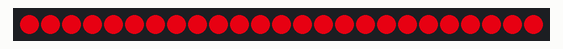
This program was run on a simulated Raspberry Pi Pico running CircuitPython. On the bench: 25 RGB LEDs in strip order, left to right. Dim RGB values are drawn brighter than linear.

Above: at 0.1 s.
At 0.5 s:
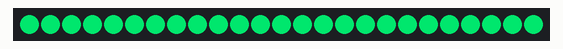

The program:

04_neopixel_colorcycle.py
```python
## ---  NEOPIXEL COLORCYLCE  ---- ##
#   tested with tinkertanks moon   #

import board, time, neopixel
import adafruit_led_animation as ani

from adafruit_led_animation.animation.colorcycle import ColorCycle
from adafruit_led_animation.color import MAGENTA, ORANGE, TEAL, RED

pixels = neopixel.NeoPixel(board.GP0, 25, brightness=0.7, auto_write=False)

colorcycle = ColorCycle(pixels, 0.2, colors=[MAGENTA, ORANGE, TEAL])

while True:
    colorcycle.animate()
```

Measured:
- by itself, everything shown: repeats every 0.60 s, in 3 steps
